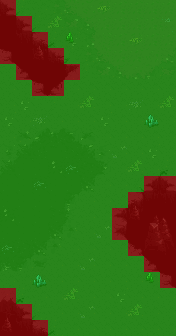

A 2D game scene composited from a Tiled map and its tileset images. What follows is a short description and the map's XML, with every tile layer's data as written:
An orthogonal 11x21 tile map with 16x16 px tiles, 6 tile layers (Tile Layer 4, Tile Layer 5, Tile Layer 6, Tile Layer 7, ...), 2 hidden layers not drawn.

<map version="1.5" tiledversion="2021.02.15" orientation="orthogonal" renderorder="left-down" width="11" height="21" tilewidth="16" tileheight="16" infinite="0" nextlayerid="15" nextobjectid="1">
 <tileset firstgid="1" source="../world_tiles/tileset.tsx" />
 <layer id="10" name="Tile Layer 4" width="11" height="21">
  <data encoding="csv">
3441,3442,3721,3721,3721,3721,3721,3721,3721,3721,3721,
3824,3441,3442,3721,3721,3721,3721,3721,3721,3721,3721,
3824,3541,3542,3543,3544,3721,3721,3721,3721,3721,3721,
4325,3641,3642,3643,3644,3721,3721,3721,3721,3721,3721,
4223,4224,4225,4142,3744,3745,3721,3721,3721,3721,3721,
3721,4324,4325,4242,3721,3721,3721,3721,3721,3721,3721,
3721,4424,4425,4342,3721,3721,3721,3721,3721,3721,3721,
3721,3721,3721,3721,3721,3721,3721,3721,3721,3721,3721,
3721,3721,3721,3721,3721,3721,3721,3721,3721,3721,3721,
3721,3721,3721,3721,3721,3721,3721,3721,3721,3721,3721,
3721,3721,3721,3721,3721,3721,3721,3721,3721,3721,3341,
3721,3721,3721,3721,3721,3721,3721,3721,3424,3425,3441,
3721,3721,3721,3721,3721,3721,3721,3721,3524,3525,3541,
3721,3721,3721,3721,3721,3721,3921,3922,3624,3625,4025,
3721,3721,3721,3721,3721,3721,4021,4022,4023,4025,4025,
3721,3721,3721,3721,3721,3721,3721,4122,4123,4124,4125,
3721,3721,3721,3721,3721,3721,3721,3721,4223,4224,4225,
3721,3721,3721,3721,3721,3721,3721,3721,3721,4324,4325,
3340,3341,3721,3721,3721,3721,3721,3721,3721,3721,3721,
3440,3441,3442,3721,3721,3721,3721,3721,3721,3721,3721,
3540,3541,3542,3543,3721,3721,3721,3721,3721,3721,3721
</data>
 </layer>
 <layer id="11" name="Tile Layer 5" width="11" height="21">
  <data encoding="csv">
0,0,0,0,0,0,0,0,0,0,0,
0,0,0,0,0,0,0,0,0,0,0,
0,2972,2973,0,0,0,0,0,0,0,0,
0,3072,3073,0,0,0,0,0,0,0,0,
0,0,0,0,0,0,0,0,0,0,0,
0,0,0,0,0,0,0,0,0,0,0,
0,0,0,0,0,0,0,0,0,0,0,
0,0,0,0,0,0,0,0,0,0,0,
0,0,0,0,0,0,0,0,0,0,0,
0,0,0,0,0,0,0,0,0,0,0,
0,0,0,0,0,0,0,0,0,0,0,
0,0,0,0,0,0,0,0,0,0,0,
0,0,0,0,0,0,0,2972,2973,0,0,
0,0,0,0,0,0,0,3072,3073,2470,2471,
0,0,0,0,0,0,0,0,0,2570,2571,
0,0,0,0,0,0,0,0,0,2670,2671,
0,0,0,0,0,0,0,0,0,0,0,
0,0,0,0,0,0,0,0,0,0,0,
0,0,0,0,0,0,0,0,0,0,0,
2973,0,0,0,0,0,0,0,0,0,0,
3073,0,0,0,0,0,0,0,0,0,0
</data>
 </layer>
 <layer id="12" name="Tile Layer 6" width="11" height="21">
  <data encoding="csv">
0,0,0,2001,2002,2003,1805,1805,1805,1805,1805,
0,0,0,2101,2102,2103,1805,1805,1805,1805,1805,
0,0,0,0,0,1901,1902,1805,1805,1805,1805,
0,0,0,0,0,2001,2002,1805,1805,2007,2008,
0,0,0,0,0,0,2102,2103,2104,2107,2108,
0,0,0,0,0,0,0,0,0,0,0,
0,0,0,0,0,0,0,0,0,0,0,
0,0,0,0,0,0,0,0,0,0,0,
1511,1512,1513,1516,1517,1518,1519,0,0,0,0,
1611,1612,1613,1616,1617,1618,1619,0,0,0,0,
1612,1714,1714,1716,1717,1718,1719,0,0,0,0,
1714,1714,1714,1714,1714,2018,0,0,0,0,0,
1714,1714,1714,1714,2117,0,0,0,0,0,0,
1714,1714,1714,1918,1919,0,0,0,0,0,0,
1714,1714,1714,2018,2019,0,0,0,0,0,0,
2016,2017,2018,2019,0,0,0,0,0,0,0,
2116,2117,2118,2119,0,0,0,0,0,0,0,
0,0,0,0,0,0,0,0,0,0,0,
0,0,0,0,0,0,0,0,0,0,0,
0,0,0,0,0,0,0,0,0,0,0,
0,0,0,0,0,0,0,0,0,0,0
</data>
 </layer>
 <layer id="13" name="Tile Layer 7" width="11" height="21">
  <data encoding="csv">
0,0,0,0,0,0,4515,0,0,0,0,
0,0,0,4607,0,0,0,0,0,0,4017,
0,0,0,0,4202,0,0,0,4515,0,0,
0,0,0,0,0,0,0,0,0,0,0,
0,0,0,0,0,0,0,0,0,0,0,
0,0,0,0,0,0,0,0,0,0,0,
0,4202,0,0,0,4607,0,0,4106,0,4607,
4202,0,4106,0,0,0,4202,0,0,0,0,
0,0,0,0,0,0,0,0,0,0,0,
0,0,0,0,0,0,0,3905,0,4202,0,
0,0,0,4810,5014,0,0,0,4607,0,0,
0,0,5014,0,0,0,0,0,0,0,0,
0,0,0,0,0,0,0,0,0,0,0,
4810,0,0,0,0,0,0,0,0,0,0,
0,0,0,0,0,0,3905,0,0,0,0,
5014,0,0,0,0,0,0,0,0,0,0,
0,0,0,0,0,3905,0,0,0,0,0,
0,0,0,0,0,0,0,0,0,0,0,
0,0,0,0,4607,0,0,4202,0,0,0,
0,0,0,0,0,3905,0,0,4607,0,0,
0,0,0,0,0,0,0,0,0,0,0
</data>
 </layer>
 <layer id="14" name="Tile Layer 8" width="11" height="21">
  <data encoding="csv">
0,0,0,0,0,0,0,0,0,0,0,
0,0,0,0,0,0,0,0,0,0,0,
0,0,0,0,3473,0,0,0,0,0,0,
0,0,0,0,0,0,0,0,0,0,0,
0,0,0,0,0,0,0,0,0,0,0,
0,0,0,0,0,0,0,0,0,0,0,
0,0,0,0,0,0,0,0,0,0,0,
0,0,0,0,0,0,0,0,0,3667,0,
0,0,0,0,0,0,0,0,0,0,0,
0,0,0,0,0,0,0,0,0,0,0,
0,0,0,0,0,0,0,0,0,0,0,
0,0,0,0,0,0,0,0,0,0,0,
0,0,0,0,0,0,0,0,0,0,0,
0,0,0,0,0,0,0,0,0,0,0,
0,0,0,0,0,0,0,0,0,0,0,
0,0,0,0,0,0,0,0,0,0,0,
0,0,0,0,0,0,0,0,0,0,0,
0,0,3667,0,0,0,0,0,0,3473,0,
0,0,0,0,0,0,0,0,0,0,0,
0,0,0,0,0,0,0,0,0,0,0,
0,0,0,0,0,0,0,0,0,0,0
</data>
 </layer>
 <layer id="7" name="anim" width="11" height="21" visible="0">
  <data encoding="csv">
0,0,0,0,0,0,0,0,0,0,0,
0,0,0,0,0,0,0,0,0,0,0,
0,0,0,0,0,0,0,0,0,0,0,
0,0,0,0,0,0,0,0,0,0,0,
0,0,0,0,0,0,0,0,0,0,0,
0,15727,0,0,0,0,0,0,0,0,0,
0,0,0,0,0,0,0,0,0,0,0,
0,0,0,0,0,0,0,0,0,0,0,
0,0,0,0,0,0,0,0,0,0,0,
0,0,0,0,0,0,0,0,0,0,0,
0,0,0,0,0,0,0,0,0,0,0,
0,0,0,0,0,0,0,0,0,0,0,
0,0,0,0,0,0,15727,0,0,0,0,
0,0,0,0,0,0,0,0,0,0,0,
0,0,0,0,0,0,0,0,0,0,0,
0,0,0,0,0,0,0,0,0,0,0,
0,0,0,0,0,0,0,0,0,0,0,
0,0,0,0,0,0,0,0,0,0,0,
0,0,0,0,0,0,0,0,0,0,0,
0,0,0,15727,0,0,0,0,0,0,0,
0,0,0,0,0,0,0,0,0,0,0
</data>
 </layer>
 <layer id="8" name="characters" width="11" height="21" visible="0">
  <data encoding="csv">
0,0,0,0,0,0,0,0,0,0,0,
0,0,0,0,0,0,0,0,0,0,0,
0,0,0,0,0,15706,0,0,0,0,0,
0,0,0,0,0,0,0,15707,0,0,0,
0,0,0,0,0,0,0,0,0,0,0,
0,0,0,0,0,0,15706,0,0,0,0,
0,0,0,0,0,0,0,0,0,0,0,
0,0,0,0,0,0,0,0,0,0,0,
0,0,0,0,0,15707,0,0,0,0,0,
0,0,15706,0,0,0,0,0,0,0,0,
0,0,0,0,0,0,0,0,0,0,0,
0,0,0,0,0,0,0,0,0,0,0,
0,0,0,0,0,0,0,0,0,0,0,
0,0,0,0,0,15706,0,0,0,0,0,
0,0,0,15707,0,0,0,0,0,0,0,
0,0,0,0,0,0,0,0,0,0,0,
0,0,0,0,0,0,0,0,0,0,0,
0,0,0,0,0,0,0,0,0,0,0,
0,0,0,0,0,0,15707,0,0,0,0,
0,0,0,0,0,0,0,0,0,0,0,
0,0,0,0,0,0,0,0,0,0,0
</data>
 </layer>
 <layer id="9" name="walkable" width="11" height="21">
  <data encoding="csv">
15437,15537,15537,15537,15537,15537,15537,15537,15537,15537,15537,
15437,15437,15537,15537,15537,15537,15537,15537,15537,15537,15537,
15437,15437,15437,15537,15537,15537,15537,15537,15537,15537,15537,
15437,15437,15437,15437,15537,15537,15537,15537,15537,15537,15537,
15537,15437,15437,15437,15437,15537,15537,15537,15537,15537,15537,
15537,15537,15437,15437,15537,15537,15537,15537,15537,15537,15537,
15537,15537,15537,15537,15537,15537,15537,15537,15537,15537,15537,
15537,15537,15537,15537,15537,15537,15537,15537,15537,15537,15537,
15537,15537,15537,15537,15537,15537,15537,15537,15537,15537,15537,
15537,15537,15537,15537,15537,15537,15537,15537,15537,15537,15537,
15537,15537,15537,15537,15537,15537,15537,15537,15537,15537,15537,
15537,15537,15537,15537,15537,15537,15537,15537,15537,15437,15437,
15537,15537,15537,15537,15537,15537,15537,15537,15437,15437,15437,
15537,15537,15537,15537,15537,15537,15537,15437,15437,15437,15437,
15537,15537,15537,15537,15537,15537,15537,15437,15437,15437,15437,
15537,15537,15537,15537,15537,15537,15537,15537,15437,15437,15437,
15537,15537,15537,15537,15537,15537,15537,15537,15537,15437,15437,
15537,15537,15537,15537,15537,15537,15537,15537,15537,15537,15437,
15437,15537,15537,15537,15537,15537,15537,15537,15537,15537,15537,
15437,15437,15537,15537,15537,15537,15537,15537,15537,15537,15537,
15437,15437,15437,15537,15537,15537,15537,15537,15537,15537,15537
</data>
 </layer>
</map>
